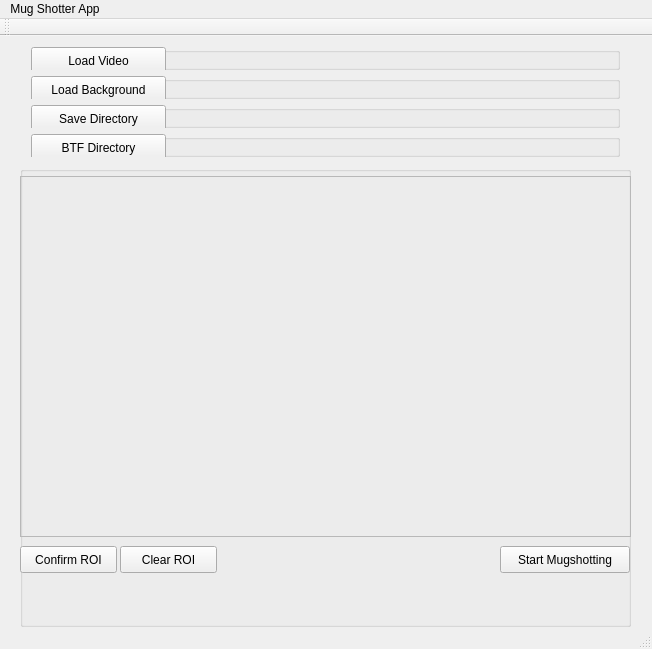
<?xml version="1.0" encoding="UTF-8"?>
<ui version="4.0">
 <class>MainWindow</class>
 <widget class="QMainWindow" name="MainWindow">
  <property name="geometry">
   <rect>
    <x>0</x>
    <y>0</y>
    <width>652</width>
    <height>649</height>
   </rect>
  </property>
  <property name="windowTitle">
   <string>MainWindow</string>
  </property>
  <widget class="QWidget" name="centralWidget">
   <widget class="QWidget" name="layoutWidget">
    <property name="geometry">
     <rect>
      <x>20</x>
      <y>0</y>
      <width>611</width>
      <height>132</height>
     </rect>
    </property>
    <layout class="QVBoxLayout" name="verticalLayout">
     <item>
      <widget class="QGroupBox" name="groupBox">
       <property name="title">
        <string/>
       </property>
       <widget class="QLabel" name="videolabel">
        <property name="geometry">
         <rect>
          <x>150</x>
          <y>10</y>
          <width>451</width>
          <height>17</height>
         </rect>
        </property>
        <property name="text">
         <string/>
        </property>
       </widget>
       <widget class="QPushButton" name="videoButton">
        <property name="geometry">
         <rect>
          <x>0</x>
          <y>0</y>
          <width>135</width>
          <height>27</height>
         </rect>
        </property>
        <property name="text">
         <string>Load Video</string>
        </property>
       </widget>
      </widget>
     </item>
     <item>
      <widget class="QGroupBox" name="groupBox_2">
       <property name="title">
        <string/>
       </property>
       <widget class="QPushButton" name="bgButton">
        <property name="geometry">
         <rect>
          <x>0</x>
          <y>0</y>
          <width>135</width>
          <height>27</height>
         </rect>
        </property>
        <property name="text">
         <string>Load Background</string>
        </property>
       </widget>
       <widget class="QLabel" name="bglabel">
        <property name="geometry">
         <rect>
          <x>150</x>
          <y>10</y>
          <width>451</width>
          <height>17</height>
         </rect>
        </property>
        <property name="text">
         <string/>
        </property>
       </widget>
      </widget>
     </item>
     <item>
      <widget class="QGroupBox" name="groupBox_3">
       <property name="title">
        <string/>
       </property>
       <widget class="QPushButton" name="saveButton">
        <property name="geometry">
         <rect>
          <x>0</x>
          <y>0</y>
          <width>135</width>
          <height>27</height>
         </rect>
        </property>
        <property name="text">
         <string>Save Directory</string>
        </property>
       </widget>
       <widget class="QLabel" name="savelabel">
        <property name="geometry">
         <rect>
          <x>150</x>
          <y>10</y>
          <width>451</width>
          <height>17</height>
         </rect>
        </property>
        <property name="text">
         <string/>
        </property>
       </widget>
       <zorder>saveButton</zorder>
       <zorder>savelabel</zorder>
       <zorder>groupBox_4</zorder>
      </widget>
     </item>
     <item>
      <widget class="QGroupBox" name="groupBox_4">
       <property name="title">
        <string/>
       </property>
       <widget class="QPushButton" name="btfButton">
        <property name="geometry">
         <rect>
          <x>0</x>
          <y>0</y>
          <width>135</width>
          <height>27</height>
         </rect>
        </property>
        <property name="text">
         <string>BTF Directory</string>
        </property>
       </widget>
       <widget class="QLabel" name="savelabel_5">
        <property name="geometry">
         <rect>
          <x>150</x>
          <y>10</y>
          <width>451</width>
          <height>17</height>
         </rect>
        </property>
        <property name="text">
         <string/>
        </property>
       </widget>
      </widget>
     </item>
    </layout>
   </widget>
   <widget class="QGroupBox" name="groupBox_5">
    <property name="geometry">
     <rect>
      <x>20</x>
      <y>130</y>
      <width>611</width>
      <height>461</height>
     </rect>
    </property>
    <property name="title">
     <string/>
    </property>
    <widget class="QPushButton" name="startButton">
     <property name="geometry">
      <rect>
       <x>480</x>
       <y>380</y>
       <width>130</width>
       <height>27</height>
      </rect>
     </property>
     <property name="text">
      <string>Start Mugshotting</string>
     </property>
    </widget>
    <widget class="QFrame" name="frame">
     <property name="geometry">
      <rect>
       <x>0</x>
       <y>10</y>
       <width>611</width>
       <height>361</height>
      </rect>
     </property>
     <property name="frameShape">
      <enum>QFrame::StyledPanel</enum>
     </property>
     <property name="frameShadow">
      <enum>QFrame::Raised</enum>
     </property>
     <widget class="QLabel" name="Imagelabel">
      <property name="geometry">
       <rect>
        <x>0</x>
        <y>0</y>
        <width>611</width>
        <height>361</height>
       </rect>
      </property>
      <property name="text">
       <string/>
      </property>
     </widget>
     <widget class="PaintCanvas" name="paintwidget" native="true">
      <property name="geometry">
       <rect>
        <x>0</x>
        <y>0</y>
        <width>611</width>
        <height>361</height>
       </rect>
      </property>
      <widget class="QLabel" name="parkinglabel">
       <property name="geometry">
        <rect>
         <x>120</x>
         <y>140</y>
         <width>371</width>
         <height>31</height>
        </rect>
       </property>
       <property name="text">
        <string/>
       </property>
      </widget>
     </widget>
    </widget>
    <widget class="QLabel" name="user_prompt_label">
     <property name="geometry">
      <rect>
       <x>180</x>
       <y>80</y>
       <width>301</width>
       <height>191</height>
      </rect>
     </property>
     <property name="text">
      <string/>
     </property>
    </widget>
    <widget class="QPushButton" name="confirmButton">
     <property name="geometry">
      <rect>
       <x>0</x>
       <y>380</y>
       <width>97</width>
       <height>27</height>
      </rect>
     </property>
     <property name="text">
      <string>Confirm ROI</string>
     </property>
    </widget>
    <widget class="QPushButton" name="resetButton">
     <property name="geometry">
      <rect>
       <x>100</x>
       <y>380</y>
       <width>97</width>
       <height>27</height>
      </rect>
     </property>
     <property name="text">
      <string>Clear ROI</string>
     </property>
    </widget>
    <zorder>user_prompt_label</zorder>
    <zorder>startButton</zorder>
    <zorder>frame</zorder>
    <zorder>confirmButton</zorder>
    <zorder>resetButton</zorder>
   </widget>
  </widget>
  <widget class="QMenuBar" name="menuBar">
   <property name="geometry">
    <rect>
     <x>0</x>
     <y>0</y>
     <width>652</width>
     <height>25</height>
    </rect>
   </property>
   <widget class="QMenu" name="menuMug_Shotter_App">
    <property name="title">
     <string>Mug Shotter App</string>
    </property>
   </widget>
   <addaction name="menuMug_Shotter_App"/>
  </widget>
  <widget class="QToolBar" name="mainToolBar">
   <attribute name="toolBarArea">
    <enum>TopToolBarArea</enum>
   </attribute>
   <attribute name="toolBarBreak">
    <bool>false</bool>
   </attribute>
  </widget>
  <widget class="QStatusBar" name="statusBar"/>
 </widget>
 <layoutdefault spacing="6" margin="11"/>
 <customwidgets>
  <customwidget>
   <class>PaintCanvas</class>
   <extends>QWidget</extends>
   <header location="global">paintcanvas.h</header>
   <container>1</container>
  </customwidget>
 </customwidgets>
 <resources/>
 <connections/>
</ui>
